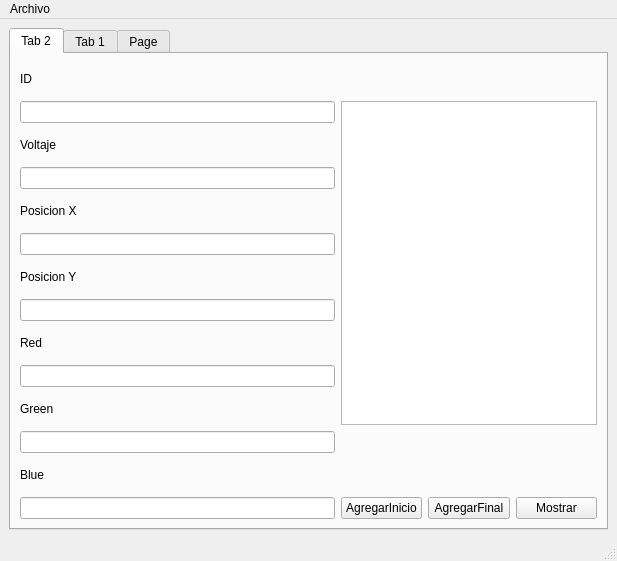
<?xml version="1.0" encoding="UTF-8"?>
<ui version="4.0">
 <class>MainWindow</class>
 <widget class="QMainWindow" name="MainWindow">
  <property name="geometry">
   <rect>
    <x>0</x>
    <y>0</y>
    <width>617</width>
    <height>561</height>
   </rect>
  </property>
  <property name="windowTitle">
   <string>MainWindow</string>
  </property>
  <widget class="QWidget" name="centralwidget">
   <layout class="QGridLayout" name="gridLayout">
    <item row="2" column="1">
     <widget class="QTabWidget" name="tabWidget">
      <property name="currentIndex">
       <number>0</number>
      </property>
      <widget class="QWidget" name="tab_2">
       <attribute name="title">
        <string>Tab 2</string>
       </attribute>
       <layout class="QGridLayout" name="gridLayout_2">
        <item row="13" column="2">
         <widget class="QPushButton" name="pushButton_3">
          <property name="text">
           <string>AgregarFinal</string>
          </property>
         </widget>
        </item>
        <item row="13" column="1">
         <widget class="QPushButton" name="pushButton">
          <property name="text">
           <string>AgregarInicio</string>
          </property>
         </widget>
        </item>
        <item row="3" column="0">
         <widget class="QLineEdit" name="lineEdit_2"/>
        </item>
        <item row="10" column="0">
         <widget class="QLabel" name="label_7">
          <property name="text">
           <string>Green</string>
          </property>
         </widget>
        </item>
        <item row="8" column="0">
         <widget class="QLabel" name="label_5">
          <property name="text">
           <string>Red</string>
          </property>
         </widget>
        </item>
        <item row="13" column="0">
         <widget class="QLineEdit" name="lineEdit_6"/>
        </item>
        <item row="11" column="0">
         <widget class="QLineEdit" name="lineEdit_7"/>
        </item>
        <item row="2" column="0">
         <widget class="QLabel" name="label_2">
          <property name="text">
           <string>Voltaje</string>
          </property>
         </widget>
        </item>
        <item row="6" column="0">
         <widget class="QLabel" name="label_4">
          <property name="text">
           <string>Posicion Y</string>
          </property>
         </widget>
        </item>
        <item row="12" column="0">
         <widget class="QLabel" name="label_6">
          <property name="text">
           <string>Blue</string>
          </property>
         </widget>
        </item>
        <item row="9" column="0">
         <widget class="QLineEdit" name="lineEdit_5"/>
        </item>
        <item row="1" column="1" rowspan="10" colspan="3">
         <widget class="QPlainTextEdit" name="plainTextEdit"/>
        </item>
        <item row="4" column="0">
         <widget class="QLabel" name="label_3">
          <property name="text">
           <string>Posicion X</string>
          </property>
         </widget>
        </item>
        <item row="1" column="0">
         <widget class="QLineEdit" name="lineEdit"/>
        </item>
        <item row="5" column="0">
         <widget class="QLineEdit" name="lineEdit_3"/>
        </item>
        <item row="13" column="3">
         <widget class="QPushButton" name="pushButton_2">
          <property name="text">
           <string>Mostrar</string>
          </property>
         </widget>
        </item>
        <item row="7" column="0">
         <widget class="QLineEdit" name="lineEdit_4"/>
        </item>
        <item row="0" column="0">
         <widget class="QLabel" name="label">
          <property name="text">
           <string>ID</string>
          </property>
         </widget>
        </item>
       </layout>
      </widget>
      <widget class="QWidget" name="tab">
       <attribute name="title">
        <string>Tab 1</string>
       </attribute>
       <layout class="QGridLayout" name="gridLayout_3">
        <item row="0" column="0">
         <widget class="QTableWidget" name="tableWidget">
          <column>
           <property name="text">
            <string>ID</string>
           </property>
          </column>
          <column>
           <property name="text">
            <string>Voltaje</string>
           </property>
          </column>
          <column>
           <property name="text">
            <string>Posicion X</string>
           </property>
          </column>
          <column>
           <property name="text">
            <string>Posicion Y</string>
           </property>
          </column>
          <column>
           <property name="text">
            <string>Red</string>
           </property>
          </column>
          <column>
           <property name="text">
            <string>Green</string>
           </property>
          </column>
          <column>
           <property name="text">
            <string>Blue</string>
           </property>
          </column>
         </widget>
        </item>
        <item row="2" column="0">
         <widget class="QLineEdit" name="lineEdit_8">
          <property name="contextMenuPolicy">
           <enum>Qt::DefaultContextMenu</enum>
          </property>
          <property name="inputMask">
           <string/>
          </property>
          <property name="text">
           <string/>
          </property>
          <property name="maxLength">
           <number>32767</number>
          </property>
          <property name="placeholderText">
           <string>Escribe el ID...</string>
          </property>
         </widget>
        </item>
        <item row="4" column="0">
         <widget class="QPushButton" name="pushButton_5">
          <property name="text">
           <string>Mostrar Todo</string>
          </property>
         </widget>
        </item>
        <item row="3" column="0">
         <widget class="QPushButton" name="pushButton_4">
          <property name="text">
           <string>Buscar</string>
          </property>
         </widget>
        </item>
       </layout>
      </widget>
      <widget class="QWidget" name="tab_3">
       <property name="enabled">
        <bool>true</bool>
       </property>
       <attribute name="title">
        <string>Page</string>
       </attribute>
       <layout class="QGridLayout" name="gridLayout_4">
        <item row="0" column="0">
         <widget class="QGraphicsView" name="graphicsView"/>
        </item>
        <item row="1" column="1">
         <widget class="QPushButton" name="pushButton_6">
          <property name="text">
           <string>Dibujar particulas</string>
          </property>
         </widget>
        </item>
       </layout>
      </widget>
     </widget>
    </item>
   </layout>
  </widget>
  <widget class="QMenuBar" name="menubar">
   <property name="geometry">
    <rect>
     <x>0</x>
     <y>0</y>
     <width>617</width>
     <height>25</height>
    </rect>
   </property>
   <widget class="QMenu" name="menuArchivo">
    <property name="title">
     <string>Archivo</string>
    </property>
    <addaction name="actionOpen"/>
    <addaction name="actionSave"/>
   </widget>
   <addaction name="menuArchivo"/>
  </widget>
  <widget class="QStatusBar" name="statusbar"/>
  <action name="actionOpen">
   <property name="text">
    <string>Open</string>
   </property>
  </action>
  <action name="actionSave">
   <property name="text">
    <string>Save</string>
   </property>
  </action>
 </widget>
 <resources/>
 <connections/>
</ui>
